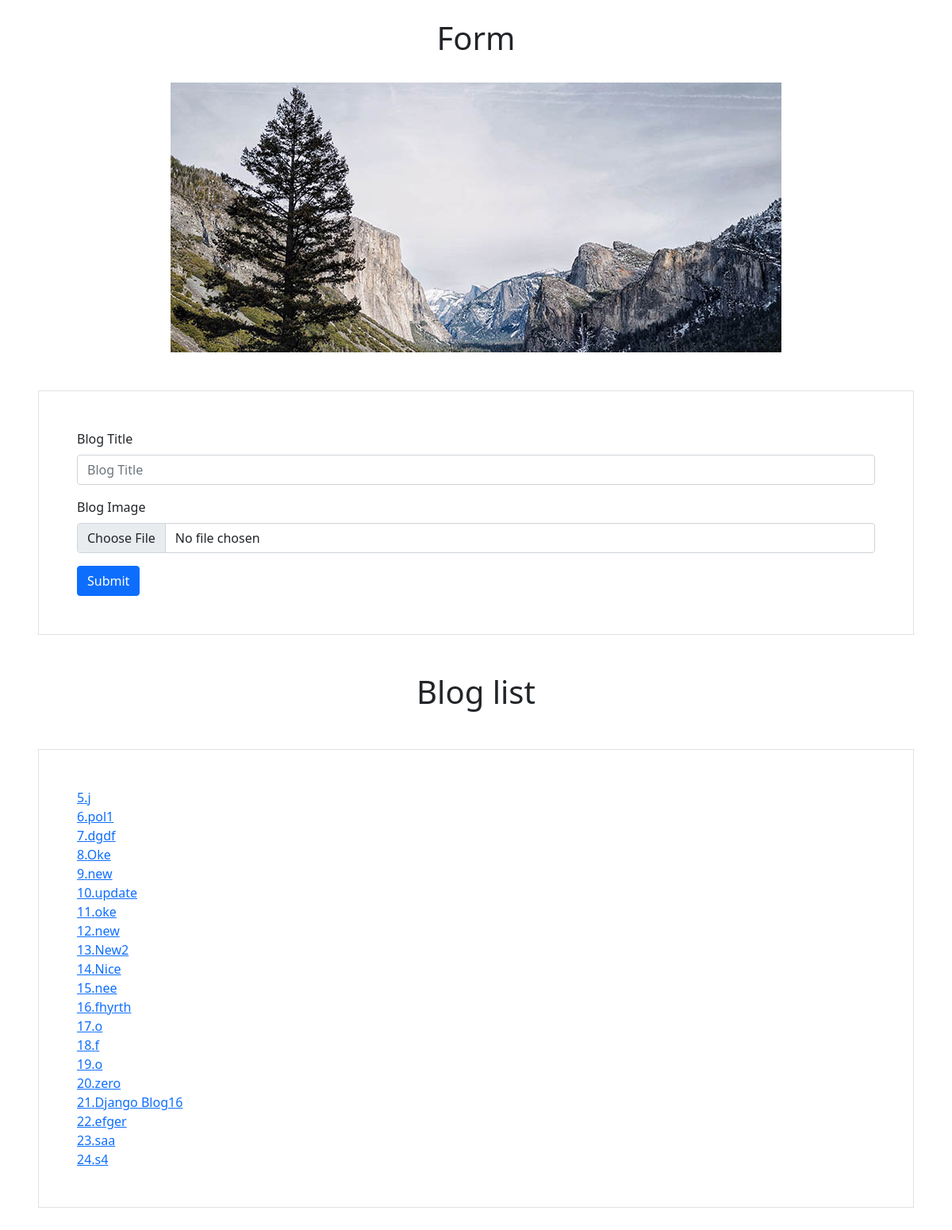
Before: / with the older database file.
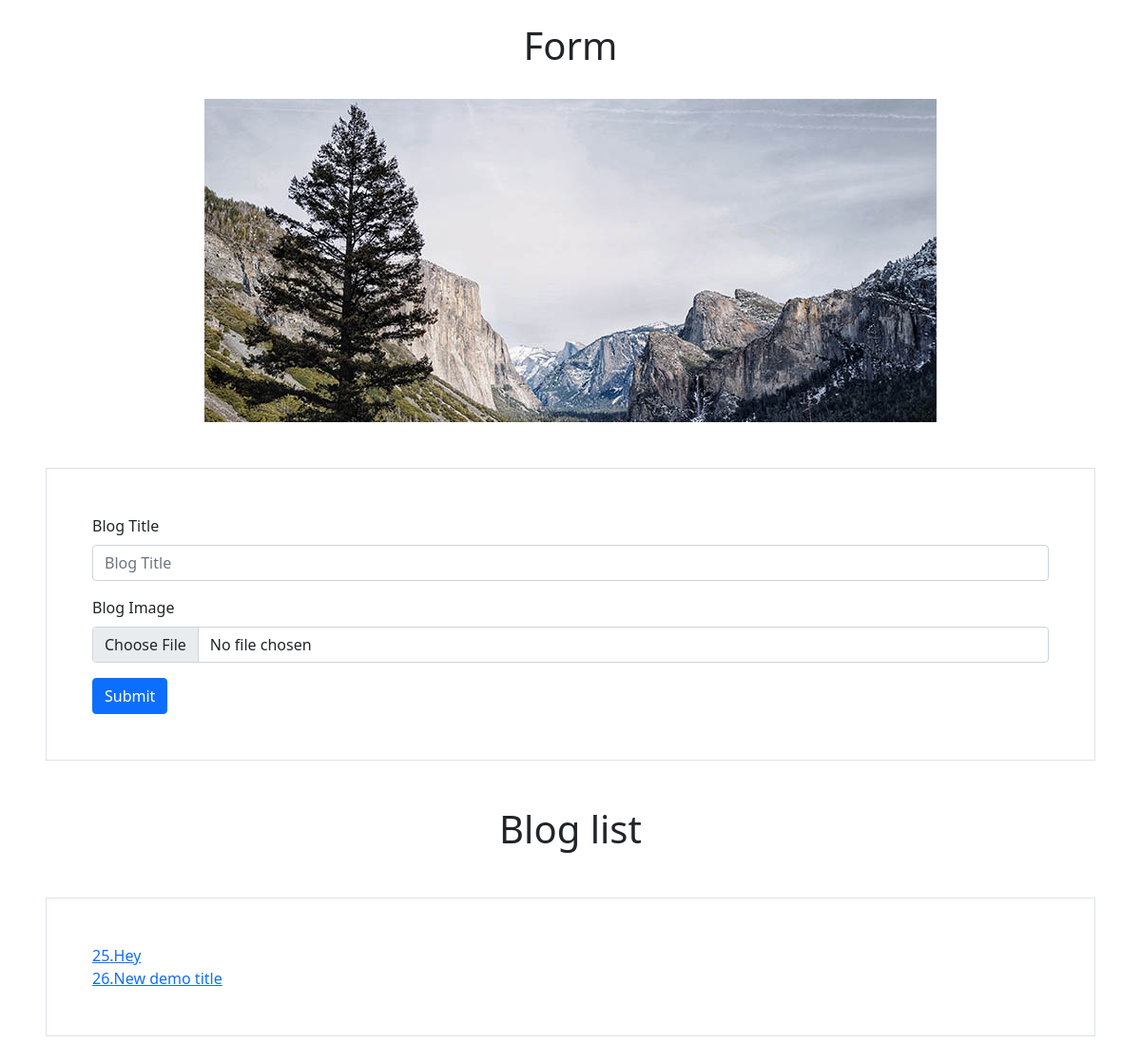
After: the same page with the newer database file.
### object_app/models.py (models this page shows, shortened)
class blog(models.Model):
    title = models.CharField(max_length=250)
    img = models.ImageField(upload_to="img_file/", blank=True, null=True)

### object_app/views.py (the view)
# urls.py: path("", views.home, name="home"),
def home(request):
    context = {"blogs": blog.objects.all()}
    return render(request, "home.html", context)

### templates/home.html (shortened to what this page needs)
<!doctype html>
{% load static %}
<html lang="en">
  <head>
    <link href="https://cdn.jsdelivr.net/npm/bootstrap@5.0.2/dist/css/bootstrap.min.css" rel="stylesheet">
  </head>
  <body>
    <h1 class="text-center py-4">Form</h1>
    <div class="d-flex justify-content-center">
      <img src="{% static 'blog-post-01.jpg' %}" class="d-block">
    </div>
    <form action="{% url 'addblog' %}" class="border p-5 m-5" method="POST" enctype="multipart/form-data">
      <div class="mb-3">
        <label for="exampleFormControlInput1" class="form-label">Blog Title</label>
        <input type="text" class="form-control" id="exampleFormControlInput1" placeholder="Blog Title" name="title">
      </div>
      <div class="mb-3">
        <label for="exampleFormControlTextarea1" class="form-label">Blog Image</label>
        <input type="file" class="form-control" id="exampleFormControlInput1" name="img">
      </div>
      <button type="submit" class="btn btn-primary">Submit</button>
    </form>
    <h1 class="text-center">Blog list</h1>
    <div class="border p-5 m-5">
      {% for blog in blogs %}
      <div><a href="{% url 'BlogApdateView' blog.pk %}">{{blog.pk}}.{{blog.title}}</a></div>
      {% endfor %}
    </div>
  </body>
</html>

Changed rows visible on the page:
removed blog: pk "5", title "j"
removed blog: pk "6", title "pol1"
removed blog: pk "7", title "dgdf"
removed blog: pk "8", title "Oke"
removed blog: pk "9", title "new"
removed blog: pk "10", title "update"
removed blog: pk "11", title "oke"
removed blog: pk "12", title "new"
removed blog: pk "13", title "New2"
removed blog: pk "14", title "Nice"
removed blog: pk "15", title "nee"
removed blog: pk "16", title "fhyrth"
removed blog: pk "17", title "o"
removed blog: pk "18", title "f"
removed blog: pk "19", title "o"
removed blog: pk "20", title "zero"
removed blog: pk "21", title "Django Blog16"
removed blog: pk "22", title "efger"
removed blog: pk "23", title "saa"
removed blog: pk "24", title "s4"
added blog: pk "25", title "Hey"
added blog: pk "26", title "New demo title"
